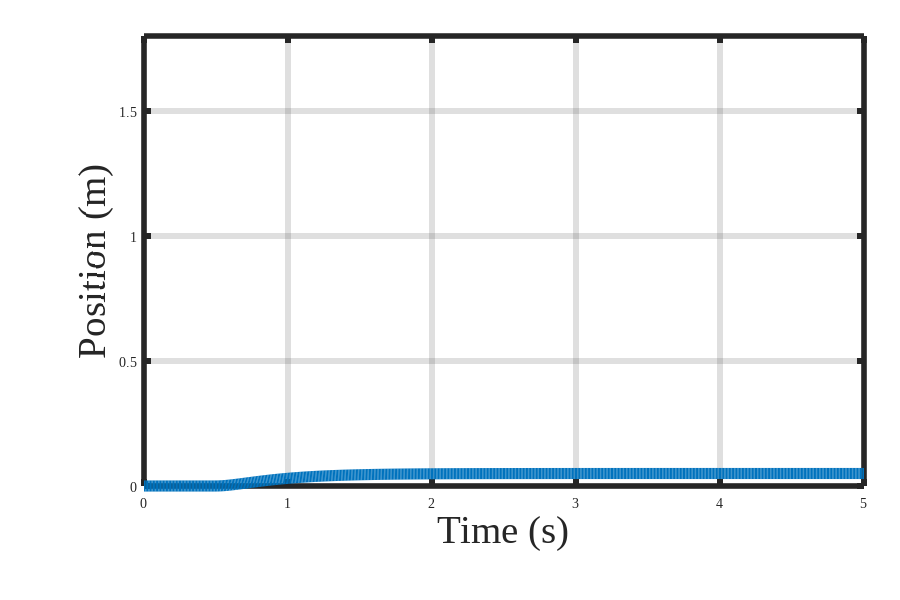
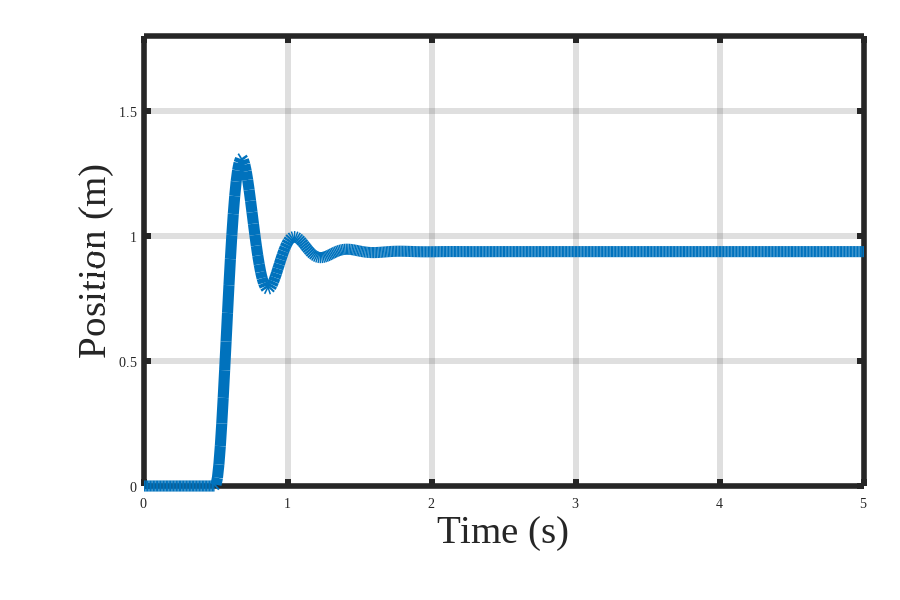
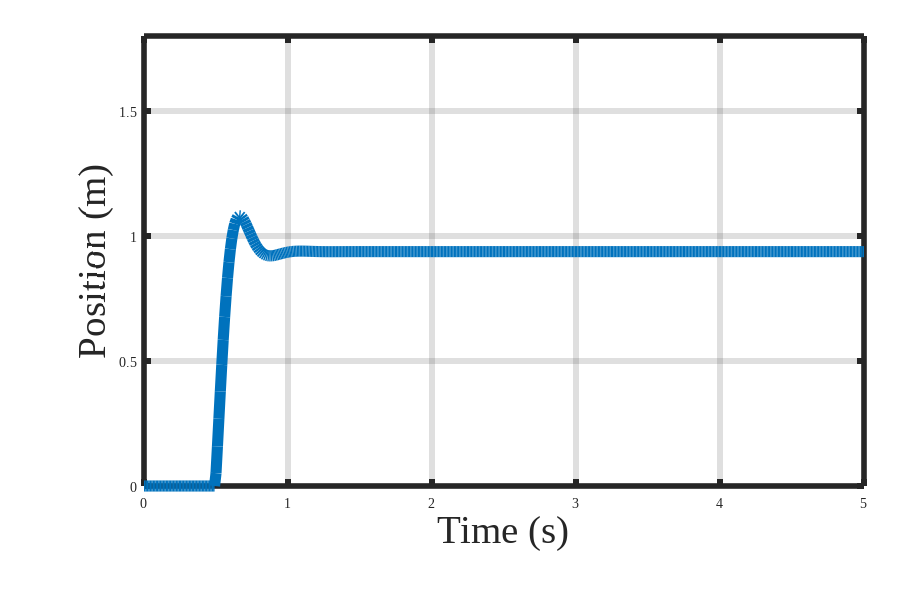
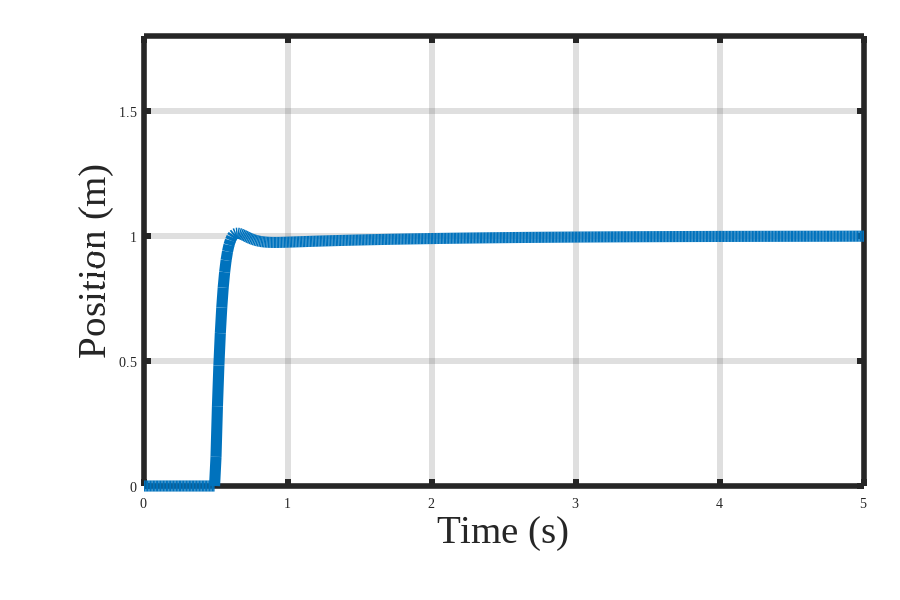

These figures' MATLAB source, in order:
% this line allows running directly from the shell... probably leaved commented out
% #!/usr/local/bin/octave  

%%%%%%%%%%%%%%%%%%%%%%%%%%%%%%%%%%%%%%%%%%%%%%%%%%%%%%%%%%%%%%%%%%%%%%%%%%%%%%%%%%%%%%%%%%
%  Script to analyze PID control for a spring-mass-damper system
% 
% NOTE: Plotting is set up for output, not viewing on screen.
%       So, it will likely be ugly on screen. The saved PDFs should look
%       better.
%
% Created: 9/17/13 
%   - Joshua Vaughan 
%   - joshua.vaughan@louisiana.edu
%   - http://www.ucs.louisiana.edu/~jev9637
%
% Modified:
%   *
%
%%%%%%%%%%%%%%%%%%%%%%%%%%%%%%%%%%%%%%%%%%%%%%%%%%%%%%%%%%%%%%%%%%%%%%%%%%%%%%%%%%%%%%%%%%

% Utility function to help prettify plotting
%
% Decide if user is using MATLAB or Octave
% This will return a nonzero value if in Octave
isOctave = exist('OCTAVE_VERSION');

if isOctave == 0 % We're in MATLAB
    plot_line_width = 3;
    grid_line_width = 2;
else % We're in Octave
    plot_line_width = 8;
    grid_line_width = 4;
end

% Set consistent font
font_name = 'Times New Roman';



% Simple mass-spring system
%                   +---> X
%                   |
%   /|     k     +-----+
%   /|---/\/\/---|     |
%   /|           |  M  +=====> F
%   /|-----]-----|     |
%   /|     c     +-----+

% Define system parameters
k = 20;             % Spring constant (N/m)
m = 1;              % Mass (kg) 
c = 10;             % damping coefficient 


% Set up the time for simulation; here between 0 and 5s
t = 0:0.01:5;


%----- Start with the open-loop simulation -----------------------------------------------
%
% Define the open-loop system to use in simulation - in transfer function form here
num = [1];
den = [m c k];
sys = tf(num,den);

% Let's start it at t=0.5s for clarity in plotting
F = zeros(1,501);        % Define an array of all zeros
F(1,51:end) = 1;         % Make all elements of this array index>50 = 1 (all after 0.5s)

% run the simulation - utilize the built-in lsim (linear simulation) function
[yout,T,xout] = lsim(sys,F,t);

% Plot the response
%  The plot is formatted for saving, so it might be ugly on screen
h = figure;
set (h,'papertype', '<custom>')
set (h,'paperunits','inches');
set (h,'papersize',[9 6])
set (h,'paperposition', [0,0,[9 6]])
set (gca,'position', [0.16, 0.19, 0.8, 0.75])
set (gca, 'fontsize', 24)

% You can comment out all of the plot prettification and only use this line, if you like
%  It may look better on screen
plot(T,yout,'LineWidth',plot_line_width)
grid on
set (gca, 'LineWidth',grid_line_width)
axis([0 5 0 1.8])

xlabel('Time (s)','fontsize',28)
ylabel('Position (m)','fontsize',28)

FN = findall(h,'-property','FontName');
set(FN,'FontName',font_name);

% check if MATLAB or Octave to descide how to save
if isOctave == 0; % this is MATLAB
    % Save the figure as a high-res pdf
    print(h,'OpenLoop_Step_Resp.pdf','-dpdf');
else
    % Save the figure as a high-res pdf
    print(h,'OpenLoop_Step_Resp.pdf','-dpdf','-color','-landscape')
end





%----- Proporional Control simulation -----------------------------------------------
%
kp = 300;               % Choose the proportional control gain

% Define the closed-loop transfer function
numP = [kp];
denP = [m c (k + kp)];
sysP = tf(numP,denP);

% The input is now the desired position, Xd
% Let's start it at t=0.5s for clarity in plotting
Xd = zeros(1,501);        % Define an array of all zeros
Xd(1,51:end) = 1;         % Make all elements of this array index>50 = 1 (all after 0.5s)

% run the simulation - utilize the built-in lsim (linear simulation) function
[yout_P,T_P,xout_P] = lsim(sysP,Xd,t);

% Plot the response
%  The plot is formatted for saving, so it might be ugly on screen
h = figure;
set (h,'papertype', '<custom>')
set (h,'paperunits','inches');
set (h,'papersize',[9 6])
set (h,'paperposition', [0,0,[9 6]])
set (gca,'position', [0.16, 0.19, 0.8, 0.75])
set (gca, 'fontsize', 24)

% You can comment out all of the plot prettification and only use this line, if you like
%  It may look better on screen
plot(T_P,yout_P,'LineWidth',plot_line_width)
grid on
set (gca, 'LineWidth',grid_line_width)
axis([0 5 0 1.8])

xlabel('Time (s)','fontsize',28)
ylabel('Position (m)','fontsize',28)

FN = findall(h,'-property','FontName');
set(FN,'FontName',font_name);

% check if MATLAB or Octave to descide how to save
if isOctave == 0; % this is MATLAB
    % Save the figure as a high-res pdf
    print(h,'PropControl_Step_Resp_Kp0300.pdf','-dpdf');
else
    % Save the figure as a high-res pdf
    print(h,'PropControl_Step_Resp_Kp0300.pdf','-dpdf','-color','-landscape')
end




%----- Proportional-Derivate Control simulation -----------------------------------------------
%
kp = 300;               % Choose the proportional control gain
kd = 10;                % Choose the derivative control gain

% Define the closed-loop transfer function
numPD = [kd kp];
denPD = [m (c + kd) (k + kp)];
sysPD = tf(numPD,denPD);

% The input is now the desired position, Xd
% Let's start it at t=0.5s for clarity in plotting
Xd = zeros(1,501);        % Define an array of all zeros
Xd(1,51:end) = 1;         % Make all elements of this array index>50 = 1 (all after 0.5s)

% run the simulation - utilize the built-in lsim (linear simulation) function
[yout_PD,T_PD,xout_PD] = lsim(sysPD,Xd,t);

% Plot the response
%  The plot is formatted for saving, so it might be ugly on screen
h = figure;
set (h,'papertype', '<custom>')
set (h,'paperunits','inches');
set (h,'papersize',[9 6])
set (h,'paperposition', [0,0,[9 6]])
set (gca,'position', [0.16, 0.19, 0.8, 0.75])
set (gca, 'fontsize', 24)


% You can comment out all of the plot prettification and only use this line, if you like
%  It may look better on screen
plot(T_PD,yout_PD,'LineWidth',plot_line_width)
grid on
set (gca, 'LineWidth',grid_line_width)
axis([0 5 0 1.8])

xlabel('Time (s)','fontsize',28)
ylabel('Position (m)','fontsize',28)

FN = findall(h,'-property','FontName');
set(FN,'FontName',font_name);

% check if MATLAB or Octave to descide how to save
if isOctave == 0; % this is MATLAB
    % Save the figure as a high-res pdf
    print(h,'PropDerivControl_Step_Resp.pdf','-dpdf');
else
    % Save the figure as a high-res pdf
    print(h,'PropDerivControl_Step_Resp.pdf','-dpdf','-color','-landscape')
end


%----- Proportional-Integral-Derivate Control simulation ---------------------------------
%
kp = 350;               % Choose the proportional control gain
kd = 25;                % Choose the derivative control gain
ki = 300;               % Choose the integral control gain

% Define the closed-loop transfer function
numPID = [kd kp ki];
denPID = [m (c + kd) (k + kp) ki];
sysPID = tf(numPID,denPID);

% The input is now the desired position, Xd
% Let's start it at t=0.5s for clarity in plotting
Xd = zeros(1,501);        % Define an array of all zeros
Xd(1,51:end) = 1;         % Make all elements of this array index>50 = 1 (all after 0.5s)

% run the simulation - utilize the built-in lsim (linear simulation) function
[yout_PID,T_PID,xout_PID] = lsim(sysPID,Xd,t);

% Plot the response
%  The plot is formatted for saving, so it might be ugly on screen
h = figure;
set (h,'papertype', '<custom>')
set (h,'paperunits','inches');
set (h,'papersize',[9 6])
set (h,'paperposition', [0,0,[9 6]])
set (gca,'position', [0.16, 0.19, 0.8, 0.75])
set (gca, 'fontsize', 24)

% You can comment out all of the plot prettification and only use this line, if you like
%  It may look better on screen
plot(T_PID,yout_PID,'LineWidth',plot_line_width)
grid on
set (gca, 'LineWidth',grid_line_width)
axis([0 5 0 1.8])

xlabel('Time (s)','fontsize',28)
ylabel('Position (m)','fontsize',28)

FN = findall(h,'-property','FontName');
set(FN,'FontName',font_name);

% check if MATLAB or Octave to descide how to save
if isOctave == 0; % this is MATLAB
    % Save the figure as a high-res pdf
    print(h,'PropIntDerivControl_Step_Resp.pdf','-dpdf');
else
    % Save the figure as a high-res pdf
    print(h,'PropIntDerivControl_Step_Resp.pdf','-dpdf','-color','-landscape')
end
